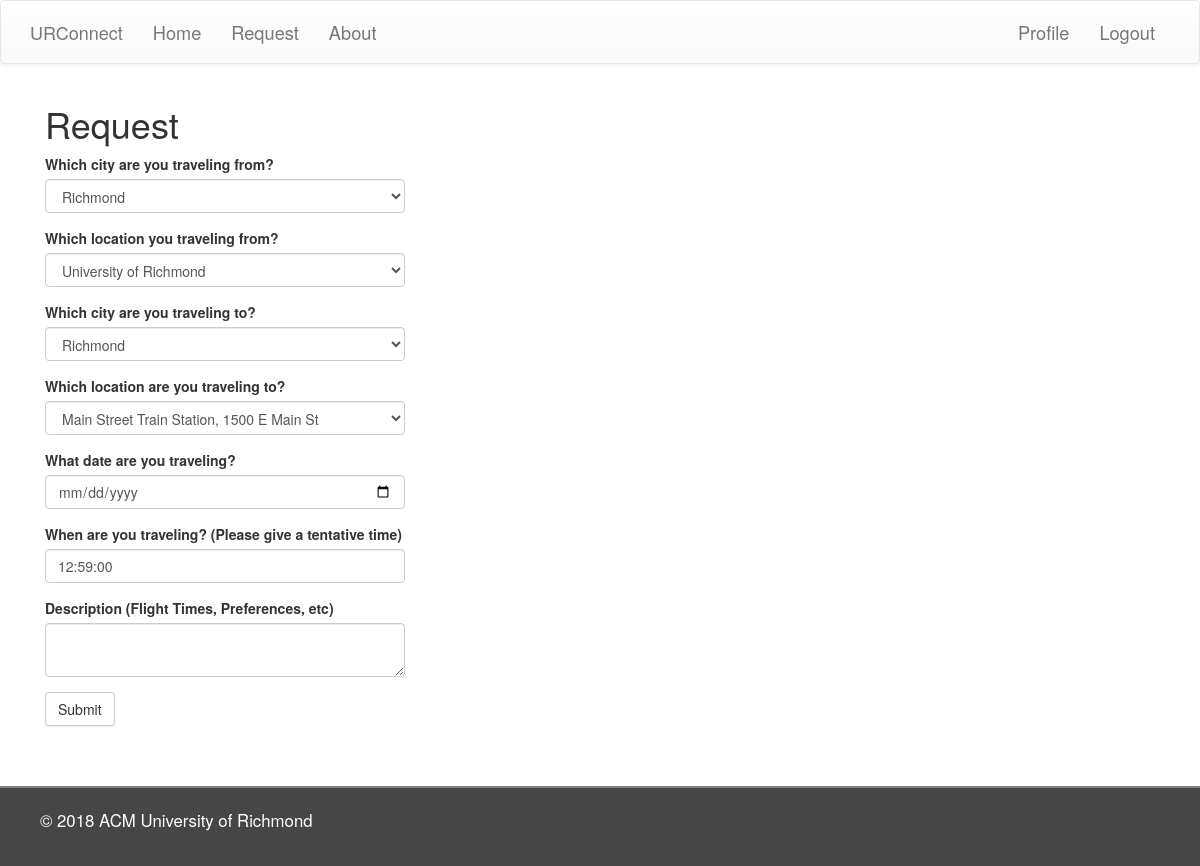
The app's page /edit_request/1 (signed in) with its own data.
### app/models.py (models this page shows, shortened)
class Request(db.Model):
	id 					= db.Column(db.Integer, primary_key = True)
	origin_city 		= db.Column(db.String(140))
	origin 				= db.Column(db.String(140))
	destination_city 	= db.Column(db.String(140))
	destination 		= db.Column(db.String(140))
	date 				= db.Column(db.Date, index = True)
	time 				= db.Column(db.Time, index = True)
	user_id 			= db.Column(db.Integer, db.ForeignKey('user.id'))
	description 		= db.Column(db.String(140))

### app/routes.py (the view, shortened to what this page needs)
@app.route('/edit_request/<request_id>', methods=['GET', 'POST'])
@login_required
def edit_request(request_id):
    old_request = Request.query.filter_by(id=request_id).first()
    form = RequestForm(
        origin_city = old_request.origin_city,
        origin = old_request.origin,
        destination_city = old_request.destination_city,
        destination = old_request.destination,
        date = old_request.date,
        time = old_request.time,
        description = old_request.description)
    form.origin_city.choices        = app.config['CITIES']
    form.origin.choices             = app.config['LOCATIONS']
    form.destination_city.choices   = app.config['CITIES']
    form.destination.choices        = app.config['LOCATIONS']
    return render_template('requestForm.html', title='Request', form=form)

### app/forms.py
class RequestForm(FlaskForm):
    origin_city = SelectField(u'Which city are you traveling from?',
            validators  = [DataRequired()], id='select_origin_city')
    origin = SelectField(u'Which location you traveling from?',
            validators  = [DataRequired()], id='select_origin')
    destination_city = SelectField(u'Which city are you traveling to?',
            validators  = [DataRequired()], id='select_destination_city')
    destination = SelectField(u'Which location are you traveling to?',
            validators  = [DataRequired()], id='select_destination')
    date = DateField(u'What date are you traveling?',
            validators = [DataRequired()],
            id='datepick',
            render_kw={"placeholder": "MM/DD/YY"},
            format='%m/%d/%y')
    time = TimeField('When are you traveling? (Please give a tentative time)',
            validators = [DataRequired()],
            id='timepick',
            format='%I:%M %p')
    description = TextAreaField('Description (Flight Times, Preferences, etc)',
            validators = [DataRequired()])
    submit      = SubmitField('Submit')

### app/models.py (called while the page is built)
@login.user_loader
def load_user(id):
	return User.query.get(int(id))

### app/templates/requestForm.html (shortened to what this page needs)
{% extends "base.html" %}
{% import 'bootstrap/wtf.html' as wtf %}
{% block head %}
  {{ super() }}
  <link rel ="stylesheet" href= "https://cdnjs.cloudflare.com/ajax/libs/bootstrap-datetimepicker/4.17.47/css/bootstrap-datetimepicker.min.css">
{% endblock %}
{% block app_content %}
    <div class="container">
    	<h1>Request</h1>
    	<div class="row">
        	<div class="col-md-4">
            {{ wtf.quick_form(form) }}
        	</div>
    	</div>
    </div>
{% endblock %}

### app/static/css/main.css (style rules this page uses)
body { overflow-x: hidden; background-color: white; }

### records on screen
Request: origin_city "Richmond", origin "University of Richmond", destination_city "Richmond", destination "Main Street Train Station, 1500 E Main St", time "12:59:00"
